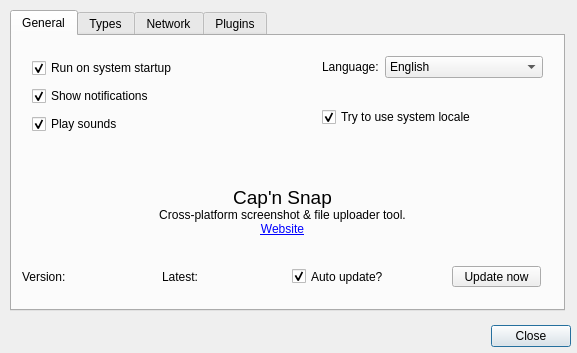
<?xml version="1.0" encoding="UTF-8"?>
<ui version="4.0">
 <class>Settings</class>
 <widget class="QDialog" name="Settings">
  <property name="geometry">
   <rect>
    <x>0</x>
    <y>0</y>
    <width>577</width>
    <height>353</height>
   </rect>
  </property>
  <property name="windowTitle">
   <string>Cap'n Snap</string>
  </property>
  <widget class="QDialogButtonBox" name="buttonBox">
   <property name="geometry">
    <rect>
     <x>390</x>
     <y>320</y>
     <width>181</width>
     <height>32</height>
    </rect>
   </property>
   <property name="orientation">
    <enum>Qt::Horizontal</enum>
   </property>
   <property name="standardButtons">
    <set>QDialogButtonBox::Close</set>
   </property>
  </widget>
  <widget class="QTabWidget" name="tabWidget">
   <property name="geometry">
    <rect>
     <x>10</x>
     <y>10</y>
     <width>555</width>
     <height>301</height>
    </rect>
   </property>
   <property name="toolTip">
    <string/>
   </property>
   <property name="tabPosition">
    <enum>QTabWidget::North</enum>
   </property>
   <property name="currentIndex">
    <number>0</number>
   </property>
   <widget class="QWidget" name="tab">
    <attribute name="title">
     <string>General</string>
    </attribute>
    <attribute name="toolTip">
     <string>General settings and information about Cap'n Snap</string>
    </attribute>
    <widget class="QLabel" name="about">
     <property name="geometry">
      <rect>
       <x>10</x>
       <y>150</y>
       <width>521</width>
       <height>61</height>
      </rect>
     </property>
     <property name="text">
      <string>&lt;html&gt;&lt;head/&gt;&lt;body&gt;&lt;p&gt;&lt;span style=&quot; font-size:14pt;&quot;&gt;Cap'n Snap&lt;br/&gt;&lt;/span&gt;Cross-platform screenshot &amp;amp; file uploader tool.&lt;br/&gt;&lt;a href=&quot;https://github.com/Xcelled/cap-n-snap&quot;&gt;&lt;span style=&quot; text-decoration: underline; color:#0000ff;&quot;&gt;Website&lt;/span&gt;&lt;/a&gt;&lt;/p&gt;&lt;/body&gt;&lt;/html&gt;</string>
     </property>
     <property name="alignment">
      <set>Qt::AlignHCenter|Qt::AlignTop</set>
     </property>
    </widget>
    <widget class="QWidget" name="widget_3" native="true">
     <property name="geometry">
      <rect>
       <x>10</x>
       <y>230</y>
       <width>521</width>
       <height>31</height>
      </rect>
     </property>
     <widget class="QLabel" name="label_3">
      <property name="geometry">
       <rect>
        <x>0</x>
        <y>0</y>
        <width>62</width>
        <height>21</height>
       </rect>
      </property>
      <property name="text">
       <string>Version:</string>
      </property>
     </widget>
     <widget class="QLabel" name="current_version">
      <property name="geometry">
       <rect>
        <x>60</x>
        <y>0</y>
        <width>62</width>
        <height>21</height>
       </rect>
      </property>
      <property name="text">
       <string/>
      </property>
     </widget>
     <widget class="QLabel" name="label_4">
      <property name="geometry">
       <rect>
        <x>140</x>
        <y>0</y>
        <width>62</width>
        <height>21</height>
       </rect>
      </property>
      <property name="text">
       <string>Latest:</string>
      </property>
     </widget>
     <widget class="QLabel" name="latest_version">
      <property name="geometry">
       <rect>
        <x>190</x>
        <y>0</y>
        <width>62</width>
        <height>21</height>
       </rect>
      </property>
      <property name="text">
       <string/>
      </property>
     </widget>
     <widget class="QPushButton" name="update_now">
      <property name="geometry">
       <rect>
        <x>430</x>
        <y>0</y>
        <width>89</width>
        <height>21</height>
       </rect>
      </property>
      <property name="text">
       <string>Update now</string>
      </property>
     </widget>
     <widget class="QCheckBox" name="auto_update">
      <property name="geometry">
       <rect>
        <x>270</x>
        <y>0</y>
        <width>121</width>
        <height>21</height>
       </rect>
      </property>
      <property name="text">
       <string>Auto update?</string>
      </property>
      <property name="checked">
       <bool>true</bool>
      </property>
     </widget>
    </widget>
    <widget class="QWidget" name="verticalLayoutWidget">
     <property name="geometry">
      <rect>
       <x>20</x>
       <y>20</y>
       <width>241</width>
       <height>80</height>
      </rect>
     </property>
     <layout class="QVBoxLayout" name="verticalLayout">
      <item>
       <widget class="QCheckBox" name="run_on_startup">
        <property name="toolTip">
         <string>Run Cap'n Snap when your desktop starts up</string>
        </property>
        <property name="text">
         <string>Run on system startup</string>
        </property>
        <property name="checked">
         <bool>true</bool>
        </property>
       </widget>
      </item>
      <item>
       <widget class="QCheckBox" name="show_notifications">
        <property name="toolTip">
         <string>Allow Cap'n Snap and its plugins to show notifications</string>
        </property>
        <property name="text">
         <string>Show notifications</string>
        </property>
        <property name="checked">
         <bool>true</bool>
        </property>
       </widget>
      </item>
      <item>
       <widget class="QCheckBox" name="play_sounds">
        <property name="toolTip">
         <string>Allow Cap'n Snap and its plugins to play sounds</string>
        </property>
        <property name="text">
         <string>Play sounds</string>
        </property>
        <property name="checked">
         <bool>true</bool>
        </property>
       </widget>
      </item>
     </layout>
    </widget>
    <widget class="QWidget" name="verticalLayoutWidget_2">
     <property name="geometry">
      <rect>
       <x>310</x>
       <y>20</y>
       <width>221</width>
       <height>71</height>
      </rect>
     </property>
     <layout class="QVBoxLayout" name="verticalLayout_2">
      <item>
       <layout class="QFormLayout" name="formLayout_3">
        <property name="fieldGrowthPolicy">
         <enum>QFormLayout::AllNonFixedFieldsGrow</enum>
        </property>
        <property name="verticalSpacing">
         <number>0</number>
        </property>
        <item row="0" column="0">
         <widget class="QLabel" name="languageLabel">
          <property name="text">
           <string>Language:</string>
          </property>
         </widget>
        </item>
        <item row="0" column="1">
         <widget class="QComboBox" name="languageComboBox">
          <item>
           <property name="text">
            <string>English</string>
           </property>
          </item>
         </widget>
        </item>
       </layout>
      </item>
      <item>
       <widget class="QCheckBox" name="system_locale">
        <property name="toolTip">
         <string>Try to use the system locale first, but if it doesn't exist or fails for any message, use the language specified above</string>
        </property>
        <property name="text">
         <string>Try to use system locale</string>
        </property>
        <property name="checked">
         <bool>true</bool>
        </property>
       </widget>
      </item>
     </layout>
    </widget>
   </widget>
   <widget class="QWidget" name="tab_2">
    <attribute name="title">
     <string>Types</string>
    </attribute>
    <attribute name="toolTip">
     <string>Manage file types' associations with uploaders and etc</string>
    </attribute>
    <widget class="QTreeView" name="type_tree">
     <property name="geometry">
      <rect>
       <x>10</x>
       <y>10</y>
       <width>151</width>
       <height>231</height>
      </rect>
     </property>
     <property name="acceptDrops">
      <bool>true</bool>
     </property>
     <property name="toolTip">
      <string>Select a file type to manage from here</string>
     </property>
     <property name="dragDropMode">
      <enum>QAbstractItemView::DragDrop</enum>
     </property>
     <property name="defaultDropAction">
      <enum>Qt::MoveAction</enum>
     </property>
    </widget>
    <widget class="QPushButton" name="add_type_group">
     <property name="geometry">
      <rect>
       <x>130</x>
       <y>240</y>
       <width>30</width>
       <height>27</height>
      </rect>
     </property>
     <property name="toolTip">
      <string>Add group</string>
     </property>
     <property name="text">
      <string>+</string>
     </property>
    </widget>
    <widget class="QPushButton" name="add_type">
     <property name="geometry">
      <rect>
       <x>100</x>
       <y>240</y>
       <width>30</width>
       <height>27</height>
      </rect>
     </property>
     <property name="toolTip">
      <string>Add type</string>
     </property>
     <property name="text">
      <string>+</string>
     </property>
    </widget>
    <widget class="QPushButton" name="remove_type">
     <property name="geometry">
      <rect>
       <x>70</x>
       <y>240</y>
       <width>30</width>
       <height>27</height>
      </rect>
     </property>
     <property name="toolTip">
      <string>Remove type or group</string>
     </property>
     <property name="text">
      <string>-</string>
     </property>
    </widget>
    <widget class="QPushButton" name="export_types">
     <property name="geometry">
      <rect>
       <x>40</x>
       <y>240</y>
       <width>30</width>
       <height>27</height>
      </rect>
     </property>
     <property name="toolTip">
      <string>Export</string>
     </property>
     <property name="text">
      <string>Ex</string>
     </property>
    </widget>
    <widget class="QPushButton" name="import_types">
     <property name="geometry">
      <rect>
       <x>10</x>
       <y>240</y>
       <width>30</width>
       <height>27</height>
      </rect>
     </property>
     <property name="toolTip">
      <string>Import</string>
     </property>
     <property name="text">
      <string>Im</string>
     </property>
    </widget>
    <widget class="QFrame" name="frame">
     <property name="geometry">
      <rect>
       <x>170</x>
       <y>10</y>
       <width>371</width>
       <height>251</height>
      </rect>
     </property>
     <property name="frameShape">
      <enum>QFrame::StyledPanel</enum>
     </property>
     <property name="frameShadow">
      <enum>QFrame::Raised</enum>
     </property>
     <widget class="QWidget" name="widget" native="true">
      <property name="geometry">
       <rect>
        <x>10</x>
        <y>10</y>
        <width>351</width>
        <height>41</height>
       </rect>
      </property>
      <widget class="QPushButton" name="manage_pipeline">
       <property name="enabled">
        <bool>false</bool>
       </property>
       <property name="geometry">
        <rect>
         <x>250</x>
         <y>0</y>
         <width>89</width>
         <height>29</height>
        </rect>
       </property>
       <property name="toolTip">
        <string>Manage type converters</string>
       </property>
       <property name="text">
        <string>Converters...</string>
       </property>
      </widget>
      <widget class="QWidget" name="formLayoutWidget_2">
       <property name="geometry">
        <rect>
         <x>0</x>
         <y>0</y>
         <width>201</width>
         <height>31</height>
        </rect>
       </property>
       <layout class="QFormLayout" name="formLayout_2">
        <item row="0" column="0">
         <widget class="QLabel" name="uploaderLabel">
          <property name="text">
           <string>Uploader:</string>
          </property>
         </widget>
        </item>
        <item row="0" column="1">
         <widget class="QComboBox" name="uploaderComboBox">
          <item>
           <property name="text">
            <string>Default</string>
           </property>
          </item>
         </widget>
        </item>
       </layout>
      </widget>
     </widget>
     <widget class="QGroupBox" name="uploader_settings">
      <property name="geometry">
       <rect>
        <x>10</x>
        <y>49</y>
        <width>351</width>
        <height>191</height>
       </rect>
      </property>
      <property name="title">
       <string>Uploader settings</string>
      </property>
     </widget>
    </widget>
   </widget>
   <widget class="QWidget" name="tab_4">
    <attribute name="title">
     <string>Network</string>
    </attribute>
    <widget class="QGroupBox" name="groupBox">
     <property name="geometry">
      <rect>
       <x>10</x>
       <y>10</y>
       <width>531</width>
       <height>241</height>
      </rect>
     </property>
     <property name="font">
      <font>
       <pointsize>10</pointsize>
      </font>
     </property>
     <property name="title">
      <string>Proxy Settings</string>
     </property>
     <widget class="QWidget" name="formLayoutWidget">
      <property name="geometry">
       <rect>
        <x>20</x>
        <y>20</y>
        <width>221</width>
        <height>31</height>
       </rect>
      </property>
      <layout class="QFormLayout" name="formLayout">
       <property name="fieldGrowthPolicy">
        <enum>QFormLayout::AllNonFixedFieldsGrow</enum>
       </property>
       <item row="0" column="1">
        <widget class="QComboBox" name="proxyTypeComboBox">
         <item>
          <property name="text">
           <string>None</string>
          </property>
         </item>
         <item>
          <property name="text">
           <string>System</string>
          </property>
         </item>
        </widget>
       </item>
       <item row="0" column="0">
        <widget class="QLabel" name="proxyTypeLabel">
         <property name="text">
          <string>Proxy type:</string>
         </property>
        </widget>
       </item>
      </layout>
     </widget>
    </widget>
   </widget>
   <widget class="QWidget" name="tab_3">
    <attribute name="title">
     <string>Plugins</string>
    </attribute>
    <widget class="QListView" name="listView">
     <property name="geometry">
      <rect>
       <x>10</x>
       <y>10</y>
       <width>531</width>
       <height>211</height>
      </rect>
     </property>
    </widget>
    <widget class="QPushButton" name="plugin_settings">
     <property name="geometry">
      <rect>
       <x>10</x>
       <y>230</y>
       <width>89</width>
       <height>27</height>
      </rect>
     </property>
     <property name="text">
      <string>Settings...</string>
     </property>
    </widget>
    <widget class="QPushButton" name="install_plugins">
     <property name="geometry">
      <rect>
       <x>110</x>
       <y>230</y>
       <width>101</width>
       <height>27</height>
      </rect>
     </property>
     <property name="text">
      <string>Install plugins</string>
     </property>
    </widget>
    <widget class="QWidget" name="plugin_info" native="true">
     <property name="geometry">
      <rect>
       <x>230</x>
       <y>230</y>
       <width>301</width>
       <height>31</height>
      </rect>
     </property>
     <widget class="QLabel" name="label_5">
      <property name="geometry">
       <rect>
        <x>0</x>
        <y>0</y>
        <width>62</width>
        <height>21</height>
       </rect>
      </property>
      <property name="text">
       <string>Version:</string>
      </property>
     </widget>
     <widget class="QLabel" name="plugin_current_version">
      <property name="geometry">
       <rect>
        <x>50</x>
        <y>0</y>
        <width>62</width>
        <height>21</height>
       </rect>
      </property>
      <property name="text">
       <string/>
      </property>
     </widget>
     <widget class="QLabel" name="label_6">
      <property name="geometry">
       <rect>
        <x>120</x>
        <y>0</y>
        <width>62</width>
        <height>21</height>
       </rect>
      </property>
      <property name="text">
       <string>Latest:</string>
      </property>
     </widget>
     <widget class="QLabel" name="plugin_latest_version">
      <property name="geometry">
       <rect>
        <x>170</x>
        <y>0</y>
        <width>62</width>
        <height>21</height>
       </rect>
      </property>
      <property name="text">
       <string/>
      </property>
     </widget>
    </widget>
   </widget>
  </widget>
 </widget>
 <resources/>
 <connections>
  <connection>
   <sender>buttonBox</sender>
   <signal>accepted()</signal>
   <receiver>Settings</receiver>
   <slot>accept()</slot>
   <hints>
    <hint type="sourcelabel">
     <x>248</x>
     <y>254</y>
    </hint>
    <hint type="destinationlabel">
     <x>157</x>
     <y>274</y>
    </hint>
   </hints>
  </connection>
  <connection>
   <sender>buttonBox</sender>
   <signal>rejected()</signal>
   <receiver>Settings</receiver>
   <slot>reject()</slot>
   <hints>
    <hint type="sourcelabel">
     <x>316</x>
     <y>260</y>
    </hint>
    <hint type="destinationlabel">
     <x>286</x>
     <y>274</y>
    </hint>
   </hints>
  </connection>
 </connections>
</ui>
